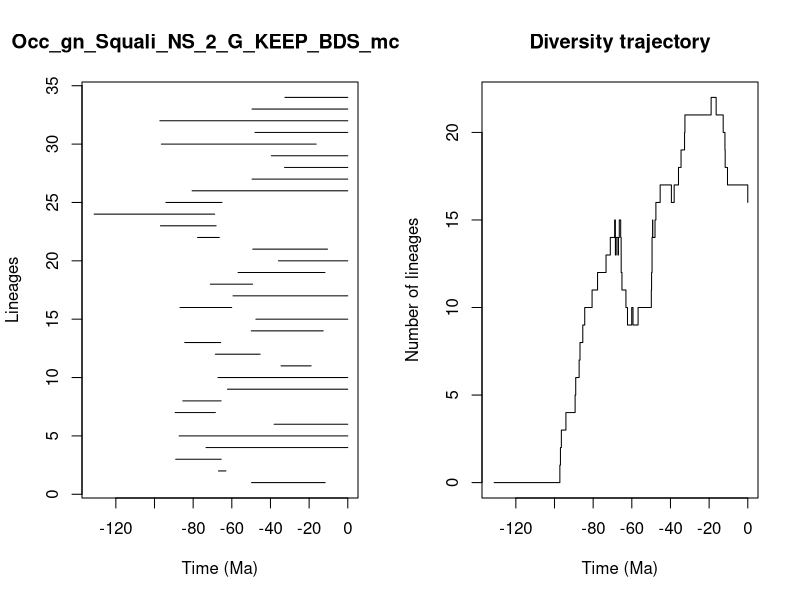

Source code (R):


pdf(file='../Results/Genus_NS/5_MA_bins_EP/pyrate_mcmc_logs/Occ_gn_Squali_NS_2_G_KEEP_BDS_mcmc_LTT.pdf',width=0.6*20, height=0.6*10)
title = "Occ_gn_Squali_NS_2_G_KEEP_BDS_mcmc"
ts=c(49.773169499843235, 66.91234799061532,89.01920668193983,73.33344224231618,87.25477919312773,38.08803949217427,89.33738856477466,85.36279366695199,62.237825002366435,67.16389423733314,34.52952352898802,68.4972269165439,84.35546911159632,49.908490414647275,47.53925748982902,86.80973648741652,59.38116821921636,71.12800709548382,56.753387639470866,35.84718206660833,49.15032703688158,77.72380465757675,96.92582285939939,131.22049578839727,94.09575581558552,80.56098113441297,49.527020676294384,32.71162351962693,39.519700773335245,96.45176598977541,47.99829068706584,97.22397666035309,49.5266305892901,32.51877868317889)
te=c(11.694397502793866, 63.04366374123707,65.49541817740794,0.0,0.0,0.0,68.50547451399301,65.51623566756781,0.0,0.0,18.960732866259402,45.333298172459294,65.75864666728512,12.720153418241594,0.0,60.04409702631763,0.0,49.25191569670844,11.814787064278164,0.0,10.497254059665586,66.47910449892696,68.10414967179422,68.87806936589375,65.09698658921334,0.0,0.0,0.0,0.0,16.36452020518615,0.0,0.0,0.0,0.0)
div_traj=c(0, 1,2,3,4,5,6,7,8,9,10,11,12,13,14,15,14,13,14,13,14,15,14,13,12,11,10,9,10,9,10,11,12,13,14,15,14,15,16,17,16,17,18,19,20,21,22,21,20,19,18,17,16)
time_events=c(131.22049578839727, 97.22397666035309,96.92582285939939,96.45176598977541,94.09575581558552,89.33738856477466,89.01920668193983,87.25477919312773,86.80973648741652,85.36279366695199,84.35546911159632,80.56098113441297,77.72380465757675,73.33344224231618,71.12800709548382,68.87806936589375,68.50547451399301,68.4972269165439,68.10414967179422,67.16389423733314,66.91234799061532,66.47910449892696,65.75864666728512,65.51623566756781,65.49541817740794,65.09698658921334,63.04366374123707,62.237825002366435,60.04409702631763,59.38116821921636,56.753387639470866,49.908490414647275,49.773169499843235,49.527020676294384,49.5266305892901,49.25191569670844,49.15032703688158,47.99829068706584,47.53925748982902,45.333298172459294,39.519700773335245,38.08803949217427,35.84718206660833,34.52952352898802,32.71162351962693,32.51877868317889,18.960732866259402,16.36452020518615,12.720153418241594,11.814787064278164,11.694397502793866,10.497254059665586,0.0)
                par(mfrow=c(1,2))
                L = length(ts)
                plot(ts, 1:L , xlim=c(-max(ts)-1,0), pch=20, type="n", main=title,xlab="Time (Ma)",ylab="Lineages")
                for (i in 1:L){segments(x0=-te[i],y0=i,x1=-ts[i],y1=i)}    
                t = -time_events
                plot(div_traj ~ t,type="s", main = "Diversity trajectory",xlab="Time (Ma)",ylab="Number of lineages",xlim=c(-max(ts)-1,0))
                abline(v=c(65,200,251,367,445),lty=2,col="gray")
                
